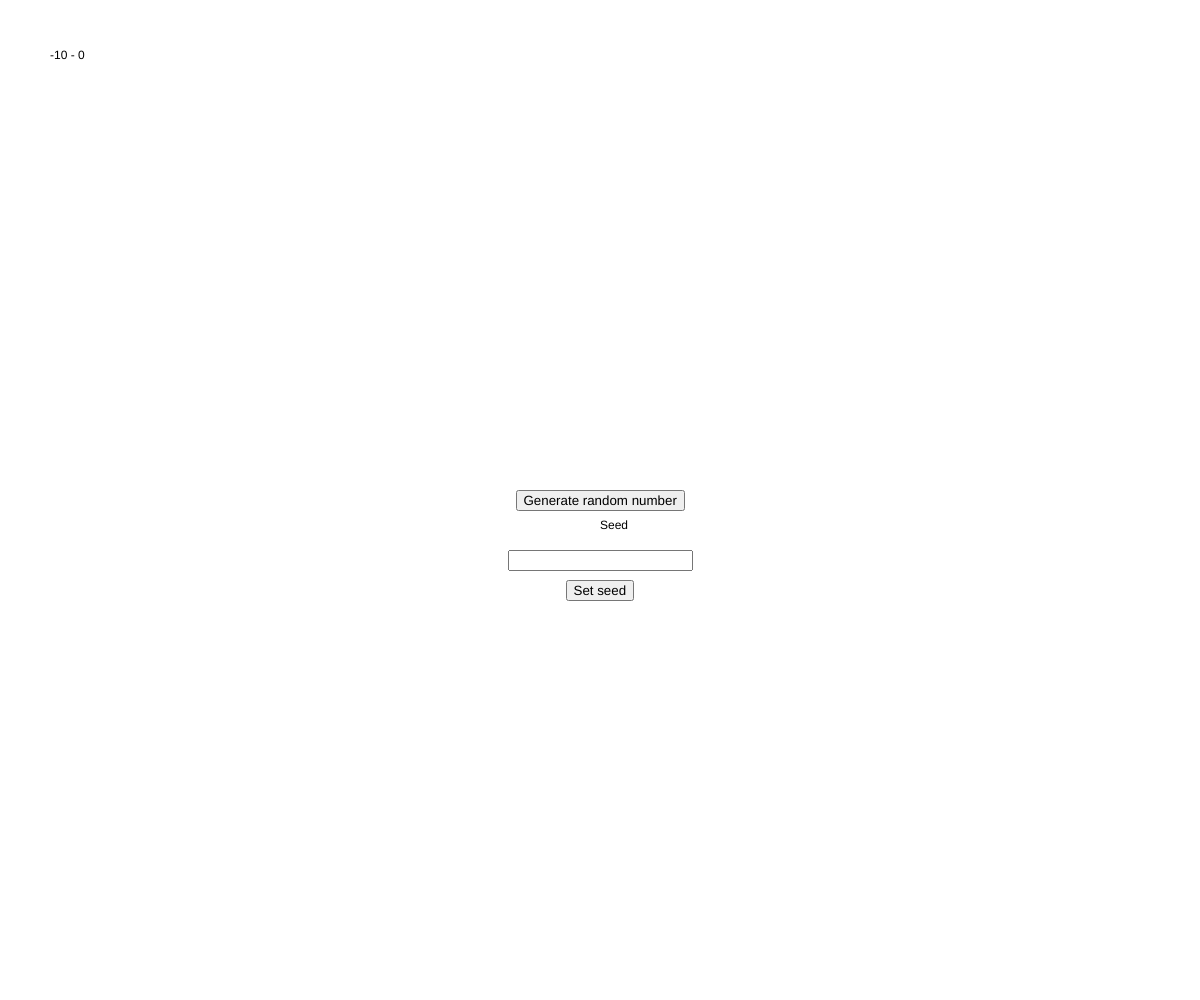
Frame 1 (no input)
Frame 60 (no input): identical to frame 1, image omitted
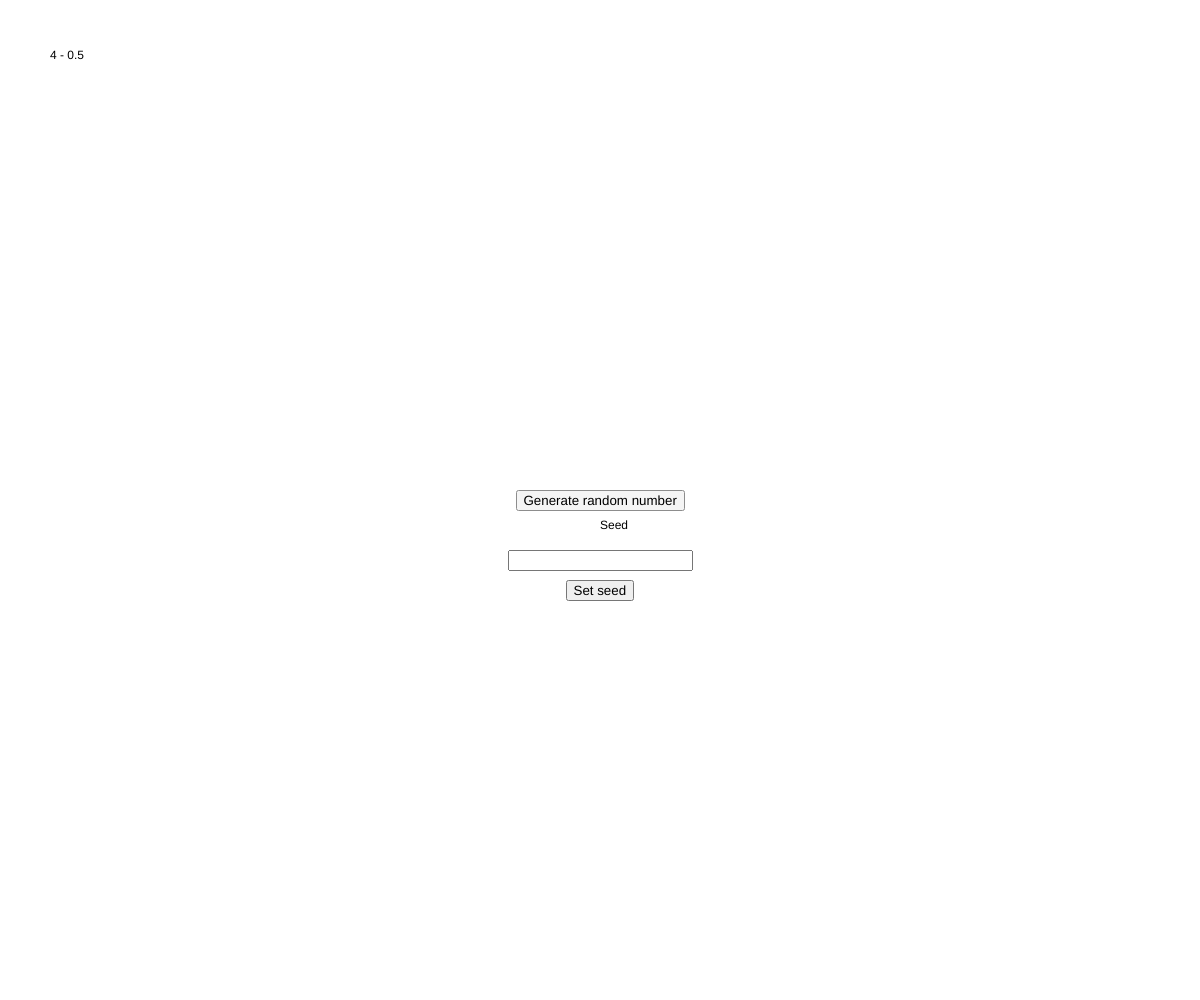
Frame 120 (the mouse pressed at the canvas centre since frame 60)

The p5.js sketch that drew these frames (run headless with seeded random() and noise() and a simulated clock; from frame 60 on, the mouse is pressed at the canvas centre):

// p5.js sketch
// ── sketch.js
let button, button2;
let input;

let curSeed = 0;
let curNumber = -1;

function setup() {
	createCanvas(windowWidth, windowHeight);
    buildComponents();
}

function draw() {
    background(255);

    text('Seed', windowWidth / 2, windowHeight / 2 + 20, 70, 80);
    text(`${floor(curNumber * 10)} - ${curSeed}`,50, 50, 140, 160);
}

function buildComponents() {
    button = createButton('Generate random number');
    button.position(windowWidth / 2 - button.width / 2, windowHeight / 2 - button.height / 2);
    button.mousePressed(generate);

    button2 = createButton('Set seed');
    button2.position(windowWidth / 2 - button2.width / 2, windowHeight / 2 - button2.height / 2 + 90);
    button2.mousePressed(setSeed);

    input = createInput();
    input.position(windowWidth / 2 - input.width / 2, windowHeight / 2 - input.height / 2 + 60);
}

function generate() {
    curSeed += 0.5;
    curNumber = noise(curSeed);
}

function setSeed() {
    curSeed = parseFloat(input.value());
}
